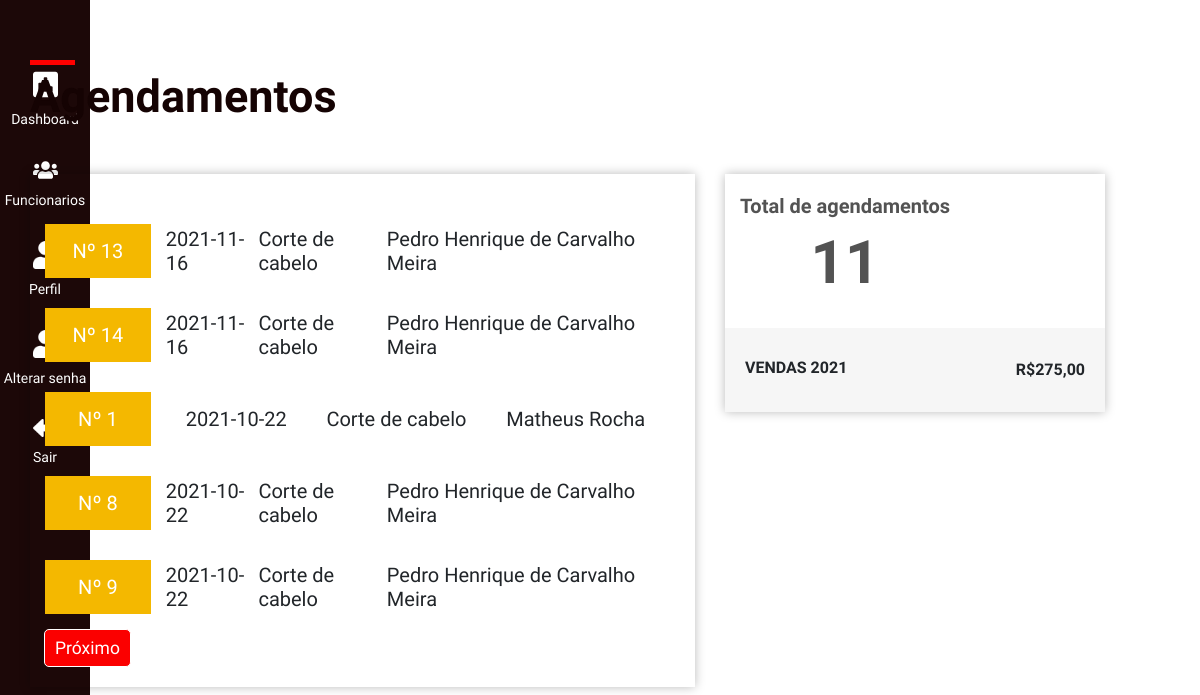
Page /admin (signed in) on the committed database.
### app/models.py (models this page shows, shortened)
class Reserva(db.Model):
    id_reserva = db.Column(db.Integer, primary_key=True)
    horario_inicio = db.Column(db.Time)
    horario_fim = db.Column(db.Time)
    data = db.Column(db.Date)
    usuario_id = db.Column(db.Integer, db.ForeignKey('usuario.id'))
    barbeiro_id = db.Column(db.Integer, db.ForeignKey('barbeiro.id_barbeiro'))
    servico_id = db.Column(db.Integer, db.ForeignKey('servico.id_servico'))
    def reservas_por_barbeiro(self, barbeiro_id):
        reservas = Reserva.query\
            .join(Usuario, Reserva.usuario_id==Usuario.id)\
            .join(Servico, Reserva.servico_id==Servico.id_servico)\
            .add_columns(
                Reserva.id_reserva,
                Reserva.data,
                Usuario.nome.label('cliente'),
                Servico.nome.label('servico')
            )\
            .filter(Reserva.barbeiro_id == barbeiro_id)\
            .order_by(desc(Reserva.data))
        return reservas
    def valor_total_reservas_por_barbeiro(self, barbeiro_id):
        reservas = Reserva.query\
            .join(Servico, Reserva.servico_id==Servico.id_servico)\
            .add_columns(Servico.valor.label('valor'))\
            .filter(Reserva.barbeiro_id == barbeiro_id)\
            .all()
        return reservas

class Servico(db.Model):
    id_servico = db.Column(db.Integer, primary_key=True)
    nome = db.Column(db.String(100))
    valor = db.Column(db.Float)
    servico_executado = db.relationship('Reserva', backref='servico', lazy='dynamic')

class Usuario(db.Model):
    id = db.Column(db.Integer, primary_key=True)
    nome = db.Column(db.String(100), index=True)
    email = db.Column(db.String(100), index=True, unique=True)
    senha = db.Column(db.String(128))
    reservas = db.relationship('Reserva', backref='cliente', lazy='dynamic')

### app/routes.py (the view)
@app.route('/admin')
def admin():
    id_barbeiro = session['id_barbeiro']
    page = request.args.get('page', 1, type=int)
    reservas = Reserva()
    valor_total = reservas.valor_total_reservas_por_barbeiro(id_barbeiro)
    reservas = reservas.reservas_por_barbeiro(id_barbeiro).paginate(
        page, 5, False
    )
    qtd = len(valor_total)
    total = "R${:.2f}".format(calcula_valor_total_servicos(valor_total)).replace('.',',')
    next_url = url_for('admin', page=reservas.next_num) \
        if reservas.has_next else None
    prev_url = url_for('admin', page=reservas.prev_num) \
        if reservas.has_prev else None
    return render_template(
        'admin/agendamentos.html',
        reservas=reservas.items,
        next_url=next_url,
        prev_url=prev_url,
        total=total,
        qtd=qtd
    )

### app/routes.py (called while the page is built)
def calcula_valor_total_servicos(total):
    lista_valores = []
    for t in total:
        lista_valores.append(t['valor'])
    return sum(lista_valores)

### app/templates/admin/agendamentos.html (shortened to what this page needs)
{% extends "base.html" %}
{% block content %}
<section style="padding-top: 70px;">
    <div class="container">
        <div class="row">
            <div class="col-12 px-0">
                <h1 class="c-brown section__title u-title-after">Agendamentos</h1>
            </div>
            <div class="col-7 historic__card">
                {% for r in reservas %}
                <div class="col-12 d-flex mt-5">
                    <div class="col-2 py-4 bgc-yellow d-flex justify-content-center">
                        <h2 class="c-white text-center">Nº {{r.id_reserva}}</h2>
                    </div>
                    <div class="col-10 d-flex justify-content-around align-items-center">
                        <h2>{{r.data}}</h2>
                        <h2>{{r.servico}}</h2>
                        <h2>{{r.cliente}}</h2>
                    </div>
                </div>
                {% endfor %}
                {% if next_url %}
                <a href="{{ next_url }}"class="btn btn-primary btn-lg">Próximo</a>
                {% endif %}
            </div>
            <div class="col-4 dashboard__card ml-5 pb-0 px-0">
                <div class="col-12 d-flex align-items-center justify-content-between">
                    <div class="text-center dashboard__card--numbers">
                        <h3 class="c-gray4">Total de agendamentos</h3>
                        <span class="c-gray4">{{ qtd }}</span>
                    </div>
                </div>
                <div class="col-12 dashboard__card--values d-flex justify-content-between">
                    <h2>Vendas 2021</h2>
                    <span>{{ total }}</span>
                </div>
            </div>
        </div>
    </div>
</section>
{% endblock %}

### rows in the picture
Reserva: id_reserva "13", data "2021-11-16", servico "Corte de cabelo", cliente "Pedro Henrique de Carvalho Meira"
Reserva: id_reserva "14", data "2021-11-16", servico "Corte de cabelo", cliente "Pedro Henrique de Carvalho Meira"
Reserva: id_reserva "1", data "2021-10-22", servico "Corte de cabelo", cliente "Matheus Rocha"
Reserva: id_reserva "8", data "2021-10-22", servico "Corte de cabelo", cliente "Pedro Henrique de Carvalho Meira"
Reserva: id_reserva "9", data "2021-10-22", servico "Corte de cabelo", cliente "Pedro Henrique de Carvalho Meira"

### other values in the picture
{{ qtd }} "11"
{{ total }} "R$275,00"
